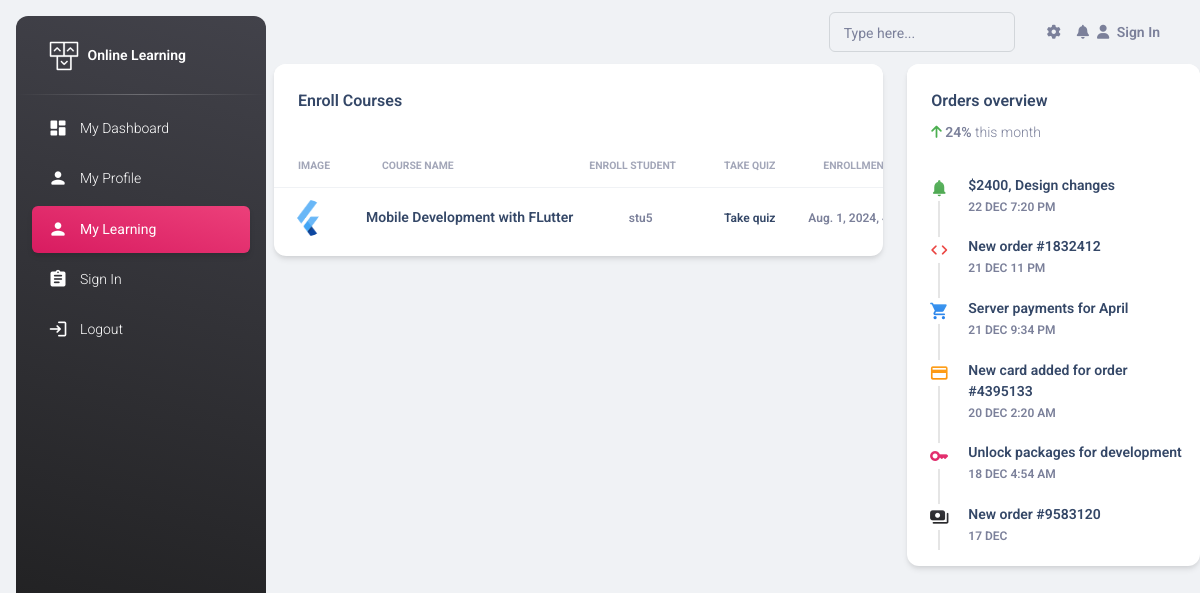
/dashboard/enrollment/ (signed in), run on the app's committed database.
### cart/models.py (models this page shows, shortened)
class Enrollment(models.Model):
    payment = models.ForeignKey(
        Payment, on_delete=models.CASCADE, related_name='enrollments'
    )
    course = models.ForeignKey(Course, on_delete=models.CASCADE)
    enroll_at = models.DateTimeField(auto_now_add=True)
    is_enroll = models.BooleanField(default=False)
    def __str__(self):
        return f'Enrollment in {self.course.course_title} at {self.enroll_at}'

class Payment(models.Model):
    student = models.ForeignKey(
        CustomUserModel, on_delete=models.CASCADE, related_name='payments')
    payment_id = models.CharField(max_length=200)
    amount = models.FloatField()
    payment_status = models.CharField(max_length=200, default='')
    course = models.ForeignKey(Course, on_delete=models.CASCADE)
    paid_at = models.DateTimeField()

### online_learning_app/models.py (models this page shows, shortened)
class Course(models.Model):
    created_by = models.CharField(max_length=200)
    course_image = models.ImageField(upload_to='course_image/')
    course_title = models.CharField(max_length=200)
    course_desc = models.CharField(max_length=200)
    category = models.ForeignKey(Category, on_delete=models.CASCADE)
    price = models.CharField(max_length=200)

### accounts/models.py (models this page shows)
class CustomUserModel(AbstractUser):
    gender = models.CharField(max_length=200)
    is_teacher = models.BooleanField(default=False)

### dashboard/decorators.py (the view)
    @login_required(login_url='/accounts/log_in/')
    def wrap(request, *args, **kwargs):
        if not request.user.is_teacher:
            return function(request, *args, **kwargs)
        else:
            return redirect('home')

### dashboard/views.py (called while the page is built)
@user_is_student
def enrollment_page(request):
    enroll_courses = Enrollment.objects.all()
    for enroll in enroll_courses:
        print(enroll)
    context = {
        'enroll_courses': enroll_courses,
    }
    return render(request, 'dashboard/student/enroll_course.html', context=context)

### dashboard/templates/dashboard/student/enroll_course.html
{% extends 'dashboard.html' %}
{% block maincontent %}
<div class="row mb-4">
    <div class="col-lg-8 col-md-6 mb-md-0 mb-4">
        <div class="card">
            <div class="card-header pb-0">
                <div class="row">
                    <div class="col-lg-6 col-7">
                        <h6>Enroll Courses</h6>
                    </div>
                </div>
            </div>
            <div class="card-body px-0 pb-2">
                <div class="table-responsive">
                    <table class="table align-items-center mb-0">
                        <thead>
                            <tr>
                                <th class="text-uppercase text-secondary text-xxs font-weight-bolder opacity-7">
                                    Image
                                </th>
                                <th class="text-uppercase text-secondary text-xxs font-weight-bolder opacity-7">Course
                                    Name
                                </th>
                                <th class="text-uppercase text-secondary text-xxs font-weight-bolder opacity-7 ps-2">
                                    Enroll Student
                                </th>
                                <th
                                    class="text-center text-uppercase text-secondary text-xxs font-weight-bolder opacity-7">
                                    Take Quiz
                                </th>
                                <th
                                    class="text-center text-uppercase text-secondary text-xxs font-weight-bolder opacity-7">
                                    Enrollment Date
                                </th>
                            </tr>
                        </thead>
                        <tbody>
                            {% for enroll in enroll_courses %}
                            {% if enroll.payment.student.username == request.user.username %}
                            <tr>
                                <td>
                                    <div class="d-flex px-2 py-1">
                                        <div>
                                            <img src="{{ enroll.course.course_image.url }}"
                                                class="avatar avatar-sm me-3" alt="courses image">
                                        </div>
                                    </div>
                                </td>
                                <td>
                                    <div class="d-flex flex-column justify-content-center">
                                        <a href="{% url 'study_pannel' enroll.course.id %}">
                                            <h6 class="mb-0 text-sm" style="cursor: pointer;">
                                                {{ enroll.course.course_title }}
                                            </h6>
                                        </a>
                                    </div>
                                </td>
                                <td class="align-middle text-center text-sm">
                                    <span class="text-xs font-weight-bold"> {{ enroll.payment.student.username }}
                                    </span>
                                </td>
                                <td class="align-middle text-center text-sm">
                                    <span class="text-xs font-weight-bold">
                                        <a href="{% url 'show_quiz' enroll.course.id %}">
                                            Take quiz
                                        </a>
                                    </span>
                                </td>
                                <td class="align-middle text-center text-sm">
                                    <span class="text-xs font-weight-bold"> {{ enroll.enroll_at }}
                                    </span>
                                </td>
                            </tr>
                            {% endif %}
                            {% endfor %}
                        </tbody>
                    </table>
                </div>
            </div>
        </div>
    </div>
    <div class="col-lg-4 col-md-6">
        <div class="card h-100">
            <div class="card-header pb-0">
                <h6>Orders overview</h6>
                <p class="text-sm">
                    <i class="fa fa-arrow-up text-success" aria-hidden="true"></i>
                    <span class="font-weight-bold">24%</span> this month
                </p>
            </div>
            <div class="card-body p-3">
                <div class="timeline timeline-one-side">
                    <div class="timeline-block mb-3">
                        <span class="timeline-step">
                            <i class="material-icons text-success text-gradient">notifications</i>
                        </span>
                        <div class="timeline-content">
                            <h6 class="text-dark text-sm font-weight-bold mb-0">$2400, Design changes</h6>
                            <p class="text-secondary font-weight-bold text-xs mt-1 mb-0">22 DEC 7:20 PM</p>
                        </div>
                    </div>
                    <div class="timeline-block mb-3">
                        <span class="timeline-step">
                            <i class="material-icons text-danger text-gradient">code</i>
                        </span>
                        <div class="timeline-content">
                            <h6 class="text-dark text-sm font-weight-bold mb-0">New order #1832412</h6>
                            <p class="text-secondary font-weight-bold text-xs mt-1 mb-0">21 DEC 11 PM</p>
                        </div>
                    </div>
                    <div class="timeline-block mb-3">
                        <span class="timeline-step">
                            <i class="material-icons text-info text-gradient">shopping_cart</i>
                        </span>
                        <div class="timeline-content">
                            <h6 class="text-dark text-sm font-weight-bold mb-0">Server payments for April</h6>
                            <p class="text-secondary font-weight-bold text-xs mt-1 mb-0">21 DEC 9:34 PM</p>
                        </div>
                    </div>
                    <div class="timeline-block mb-3">
                        <span class="timeline-step">
                            <i class="material-icons text-warning text-gradient">credit_card</i>
                        </span>
                        <div class="timeline-content">
                            <h6 class="text-dark text-sm font-weight-bold mb-0">New card added for order #4395133</h6>
                            <p class="text-secondary font-weight-bold text-xs mt-1 mb-0">20 DEC 2:20 AM</p>
                        </div>
                    </div>
                    <div class="timeline-block mb-3">
                        <span class="timeline-step">
                            <i class="material-icons text-primary text-gradient">key</i>
                        </span>
                        <div class="timeline-content">
                            <h6 class="text-dark text-sm font-weight-bold mb-0">Unlock packages for development</h6>
                            <p class="text-secondary font-weight-bold text-xs mt-1 mb-0">18 DEC 4:54 AM</p>
                        </div>
                    </div>
                    <div class="timeline-block">
                        <span class="timeline-step">
                            <i class="material-icons text-dark text-gradient">payments</i>
                        </span>
                        <div class="timeline-content">
                            <h6 class="text-dark text-sm font-weight-bold mb-0">New order #9583120</h6>
                            <p class="text-secondary font-weight-bold text-xs mt-1 mb-0">17 DEC</p>
                        </div>
                    </div>
                </div>
            </div>
        </div>
    </div>
</div>
{% endblock maincontent %}

### data on the page
Enrollment: course.course_image (picture), course.course_title "Mobile Development with FLutter", payment.student.username "stu5", enroll_at "Aug. 1, 2024,…"
